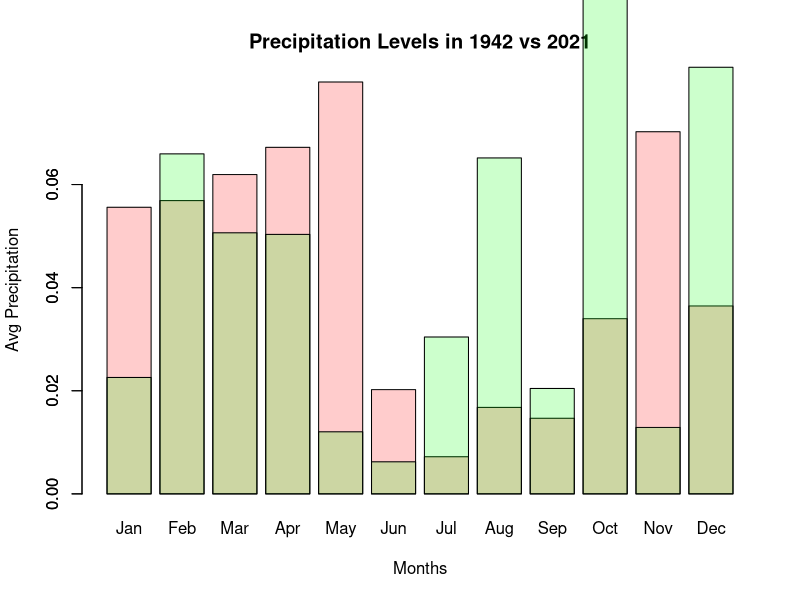
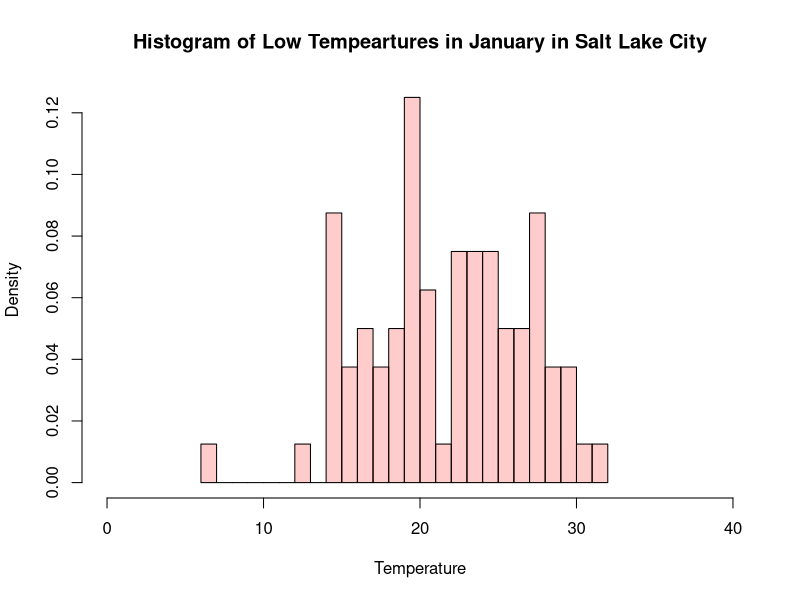
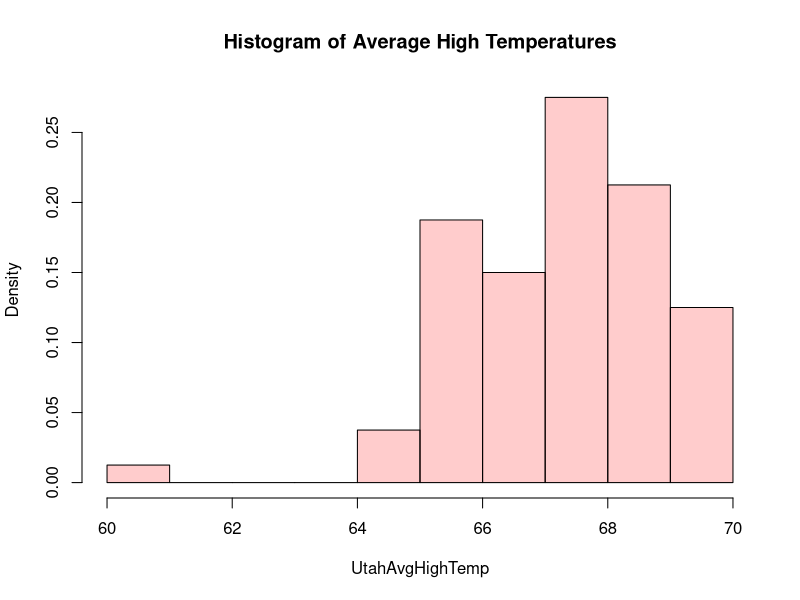
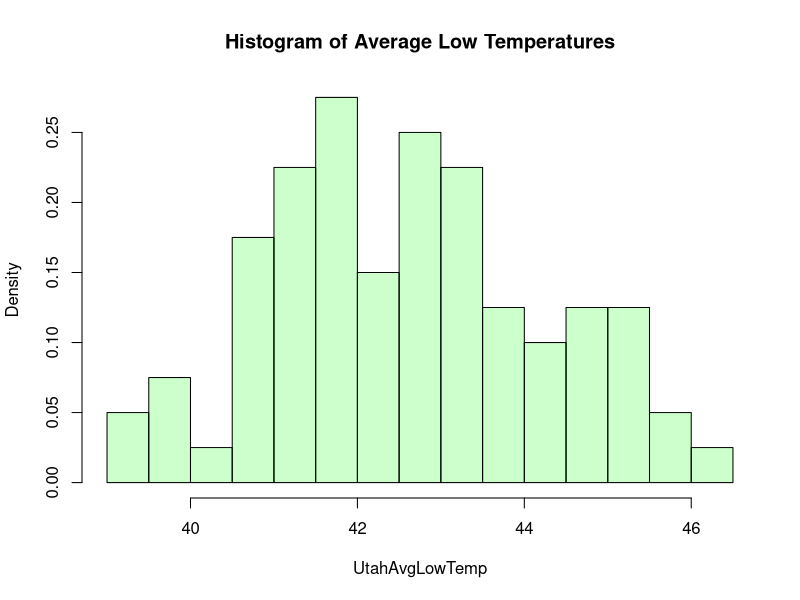
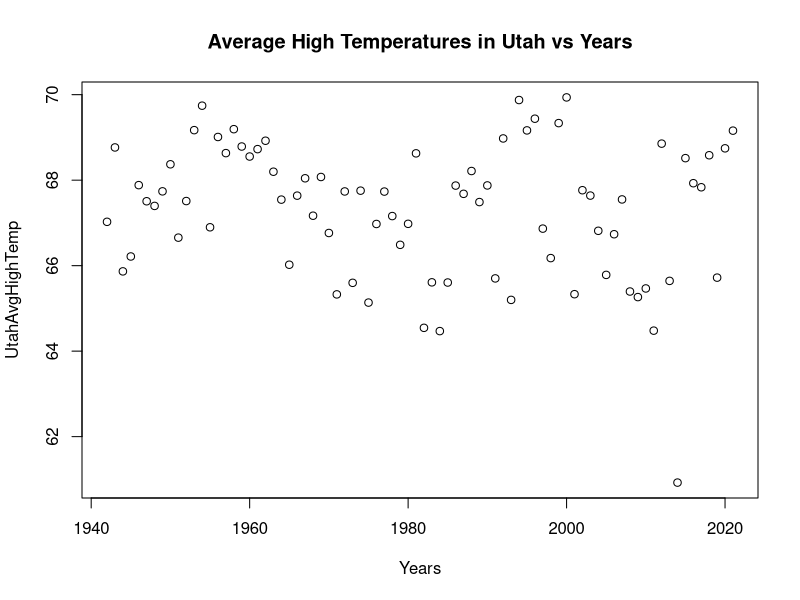
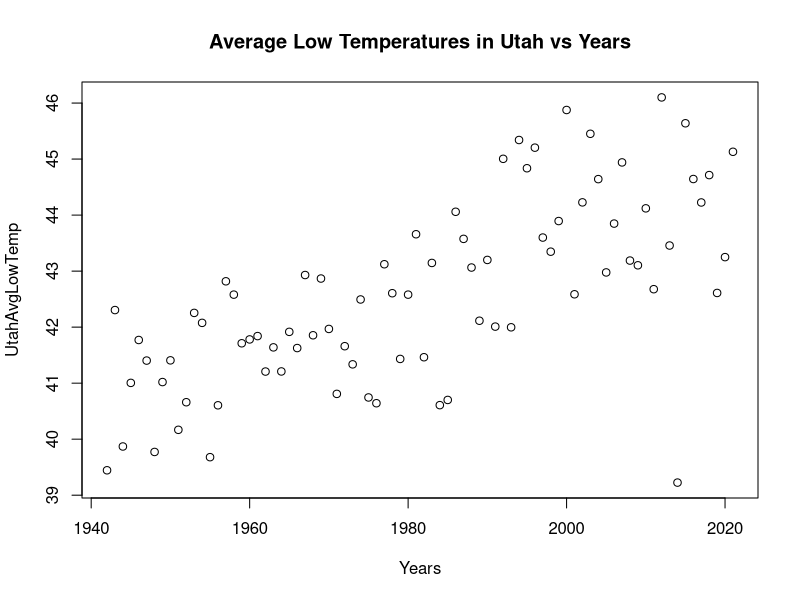

Here is the R script that generated these plots, in order:
## ---- chunk 1
knitr::opts_chunk$set(echo = FALSE)
## ---- chunk 2
MiddleUT <- read.csv("MidUtah.csv")
MiddleUT <- subset(MiddleUT, select = c(DATE, PRCP, SNOW, TMAX, TMIN, TOBS))
MiddleUT$DATE <- as.Date(MiddleUT$DATE, "%Y-%m-%d")

UpperUT <- read.csv("UpperUT.csv")
UpperUT <- subset(UpperUT, select = c(DATE, PRCP, SNOW, TMAX, TMIN, TOBS))
UpperUT$DATE <- as.Date(UpperUT$DATE, "%Y-%m-%d")

LowerUT <- read.csv("LowerUT.csv")
LowerUT <- subset(LowerUT, select = c(DATE, PRCP, SNOW, TMAX, TMIN, TOBS))
LowerUT$DATE <- as.Date(LowerUT$DATE, "%Y-%m-%d")
## ---- chunk 3
head(UpperUT)

head(MiddleUT)

head(LowerUT)
## ---- chunk 4
MidDataByYear <- split(MiddleUT, format(MiddleUT$DATE, '%Y')) 
UpDataByYear <- split(UpperUT, format(UpperUT$DATE, '%Y'))
LowDataByYear <- split(LowerUT, format(LowerUT$DATE, '%Y'))

getPRCPMean <- function(df) {
  return(mean(df$PRCP, na.rm = TRUE))
}

PastPrecipMid <- array(unlist(lapply(split(MidDataByYear$`1942`, format(MidDataByYear$`1942`$DATE, '%m')), getPRCPMean)))
PresentPrecipMid <- array(unlist(lapply(split(MidDataByYear$`2021`, format(MidDataByYear$`2021`$DATE, '%m')), getPRCPMean)))

PastPrecipUpper <- array(unlist(lapply(split(UpDataByYear$`1942`, format(UpDataByYear$`1942`$DATE, '%m')), getPRCPMean)))
PresentPrecipUpper <- array(unlist(lapply(split(UpDataByYear$`2021`, format(UpDataByYear$`2021`$DATE, '%m')), getPRCPMean)))

PastPrecipLower <- array(unlist(lapply(split(LowDataByYear$`1942`, format(LowDataByYear$`1942`$DATE, '%m')), getPRCPMean)))
PresentPrecipLower <- array(unlist(lapply(split(LowDataByYear$`2021`, format(LowDataByYear$`2021`$DATE, '%m')), getPRCPMean)))

UtahPast <- (PastPrecipMid + PastPrecipUpper + PastPrecipLower) / 3
UtahPresent <- (PresentPrecipMid + PresentPrecipUpper + PresentPrecipLower) /3 

months <- c("Jan", "Feb", "Mar", "Apr", "May", "Jun", "Jul", "Aug", "Sep", "Oct", "Nov", "Dec")
barplot(UtahPast, names.arg = months, xlab= "Months", ylab= "Avg Precipitation", main= paste("Precipitation Levels in 1942 vs 2021"), col = rgb(1, 0, 0, alpha= 0.2))
barplot(UtahPresent, col = rgb(0, 1, 0, alpha = 0.2), add = TRUE)
## ---- chunk 5
mean(UtahPast)
mean(UtahPresent)
## ---- chunk 6
getMaxMean <- function(df) {
  return(mean(df$TMAX, na.rm = TRUE))
}

getMinMean <- function(df) {
  return(mean(df$TMIN, na.rm=TRUE))
}

getJanMin <- function(df) {
  list <- df[which(grepl("-01-", df$DATE, fixed = TRUE)), names(df)]
  return (getMinMean(list))
}

MiddleJanTempMin <- array(unlist(lapply(MidDataByYear[names(MidDataByYear)], getJanMin)))

hist(MiddleJanTempMin[-81], col=rgb(1, 0, 0, alpha=0.2), main= paste("Histogram of Low Tempeartures in January in Salt Lake City"), xlab="Temperature",xlim = c(0, 40), breaks = 20, freq = FALSE)
## ---- chunk 7
n = length(MiddleJanTempMin)
t_stat_avg <- qt(0.995, df=n - 1)
x_bar_avg <- mean(MiddleJanTempMin, na.rm=TRUE)
s_avg <- sd(MiddleJanTempMin, na.rm=TRUE)
s_xbar_avg <- s_avg/sqrt(n)

skewness = 3 * (x_bar_avg - median(MiddleJanTempMin)) / s_avg
c(x_bar_avg - t_stat_avg * s_xbar_avg, x_bar_avg + t_stat_avg*s_xbar_avg)
## ---- chunk 8
TempMaxMidByYear <- array(unlist(lapply(MidDataByYear[names(MidDataByYear)], getMaxMean)))
TempMaxUpperByYear <- array(unlist(lapply(UpDataByYear[names(UpDataByYear)], getMaxMean)))
TempMaxLowerByYear <- array(unlist(lapply(LowDataByYear[names(LowDataByYear)], getMaxMean)))

TempMinMidByYear <- array(unlist(lapply(MidDataByYear[names(MidDataByYear)], getMinMean)))
TempMinUpperByYear <- array(unlist(lapply(UpDataByYear[names(UpDataByYear)], getMinMean)))
TempMinLowerByYear <- array(unlist(lapply(LowDataByYear[names(LowDataByYear)], getMinMean)))

UtahAvgHighTemp <- (TempMaxMidByYear[-81] + TempMaxUpperByYear[-81] + TempMaxLowerByYear[-81]) / 3
UtahAvgLowTemp <- (TempMinMidByYear[-81] + TempMinUpperByYear[-81] + TempMinLowerByYear[-81]) / 3

hist(UtahAvgHighTemp, col = rgb(1, 0, 0, alpha=0.2), main = paste("Histogram of Average High Temperatures"), freq = FALSE)
hist(UtahAvgLowTemp, col = rgb(0, 1, 0, alpha = 0.2), main= paste("Histogram of Average Low Temperatures"), freq = FALSE, breaks = 20)
## ---- chunk 9
Years <- 1942:2021
plot(Years, UtahAvgHighTemp, main=paste("Average High Temperatures in Utah vs Years"))
plot(Years, UtahAvgLowTemp, main=paste("Average Low Temperatures in Utah vs Years"))
## ---- chunk 10
n = length(UtahAvgHighTemp)
t_stat_highavg <- qt(0.995, df=n - 1)
x_bar_highavg <- mean(UtahAvgHighTemp, na.rm=TRUE)
s_highavg <- sd(UtahAvgHighTemp, na.rm=TRUE)
s_xbar_highavg <- s_highavg/sqrt(n)

c(x_bar_highavg - t_stat_highavg * s_xbar_highavg, x_bar_highavg + t_stat_highavg*s_xbar_highavg)
max(UtahAvgHighTemp)
1941 + which.max(UtahAvgHighTemp)
## ---- chunk 11
n = length(UtahAvgLowTemp)
t_stat_lowavg <- qt(0.995, df=n - 1)
x_bar_lowavg <- mean(UtahAvgLowTemp, na.rm=TRUE)
s_lowavg <- sd(UtahAvgLowTemp, na.rm=TRUE)
s_xbar_lowavg <- s_lowavg/sqrt(n)
skewness = 3*(x_bar_lowavg - median(UtahAvgLowTemp)) / s_lowavg

c(x_bar_lowavg - t_stat_lowavg * s_xbar_lowavg, x_bar_lowavg + t_stat_lowavg*s_xbar_lowavg)
min(UtahAvgLowTemp)
1941 + which.min(UtahAvgLowTemp)
